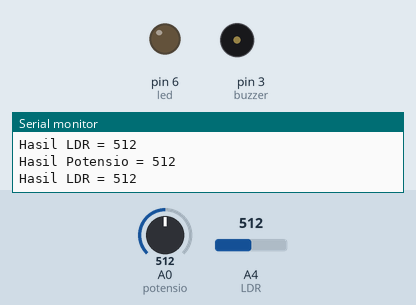
This sketch was run on a simulated Arduino Uno, built with avr-gcc and run on an emulated ATmega328P. Shown: output pins drawn as LEDs (lit = HIGH), buzzer (waves = sounding), the last lines printed to the serial monitor. The inputs (shaded band) are chosen by the test bench; at power-on: A4 (LDR) = 512, A0 (potensio) = 512.

Above: at 1.8 s.
1.9 s: A4 (LDR) set to 110
3.4 s: A4 (LDR) set to 91
At 4.8 s:
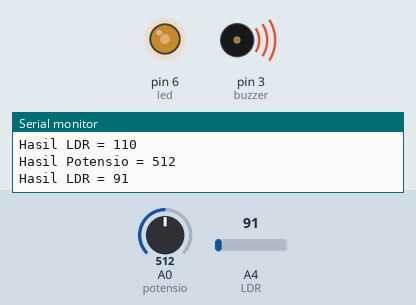
5.5 s: A0 (potensio) set to 716
At 6.4 s:
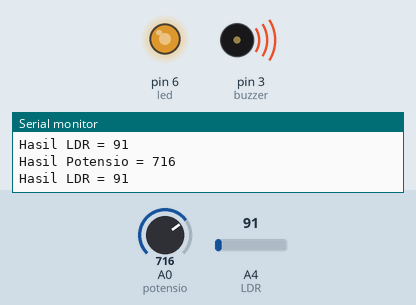
7.5 s: A0 (potensio) set to 900
At 9.1 s:
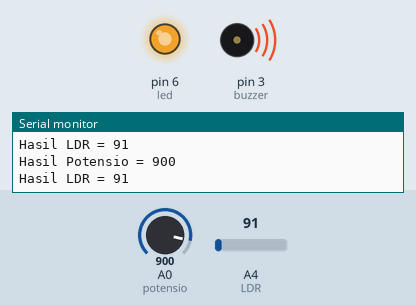
9.5 s: A0 (potensio) set to 122
At 10.7 s:
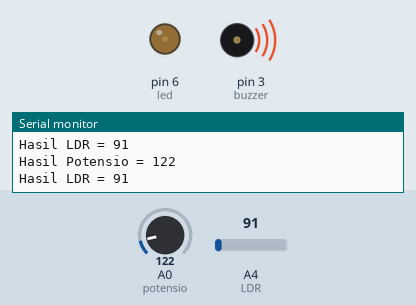
11.5 s: A0 (potensio) set to 511
At 12.3 s:
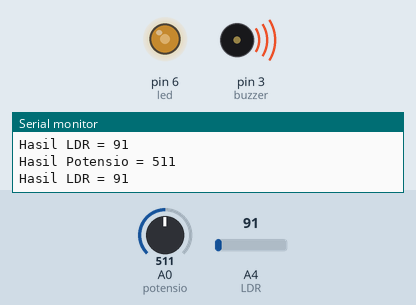
Timing chart, 0 to 14.5 s (numbered marks = the images above; inputs shaded):
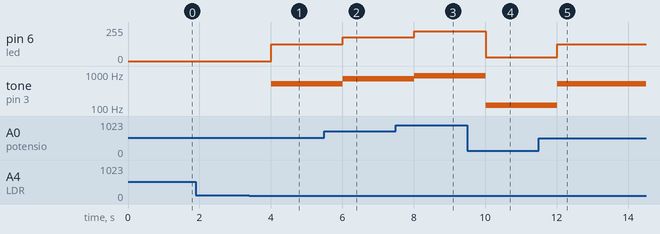

The sketch:

Subpercobaan_3_ADC_dan_LDR_sensor.ino
```cpp
#define buzzer 3
#define led 6
#define LDR A4
#define potensio A0
int HasilLDR;
int HasilPotensio;


void setup() {
  // put your setup code here, to run once:
  Serial.begin(9600);
  pinMode(led, OUTPUT);
  pinMode(LDR, INPUT);
  pinMode(potensio, INPUT);
  pinMode(buzzer, OUTPUT);
  pinMode(led, OUTPUT);
}

void loop() {
  // put your main code here, to run repeatedly:
  HasilLDR = analogRead(LDR);
  HasilPotensio = analogRead(potensio);
  int aturLED = map(HasilPotensio, 0, 1023, 0, 255);
  Serial.print("Hasil Potensio = ");
  Serial.println(HasilPotensio);
  Serial.print("Hasil LDR = ");
  Serial.println(HasilLDR);
  if (HasilLDR < 100){
    analogWrite(led, aturLED);
    tone(buzzer, HasilPotensio);
  }

  else if (HasilLDR > 100){
    digitalWrite(led, LOW);
   noTone(buzzer);
  }
  delay(1000);
}
```

Measured:
- the behaviour switches between 100 and 99 on A4 (LDR) (found by bisection; images 0 and 1)
- after the input at 3.4 s, pin 6 (led): 0/255 → 127/255 after 0.60 s; tone on pin 3 (buzzer): silent → 512 Hz after 0.60 s
- after the input at 5.5 s, pin 6 (led): 127/255 → 178/255 after 0.51 s; tone on pin 3 (buzzer): 512 Hz → 716 Hz after 0.51 s
- after the input at 7.5 s, pin 6 (led): 178/255 → 224/255 after 0.51 s; tone on pin 3 (buzzer): 716 Hz → 900 Hz after 0.51 s
- after the input at 9.5 s, pin 6 (led): 224/255 → 30/255 after 0.51 s; tone on pin 3 (buzzer): 900 Hz → 122 Hz after 0.51 s
- after the input at 11.5 s, pin 6 (led): 30/255 → 127/255 after 0.51 s; tone on pin 3 (buzzer): 122 Hz → 511 Hz after 0.51 s
